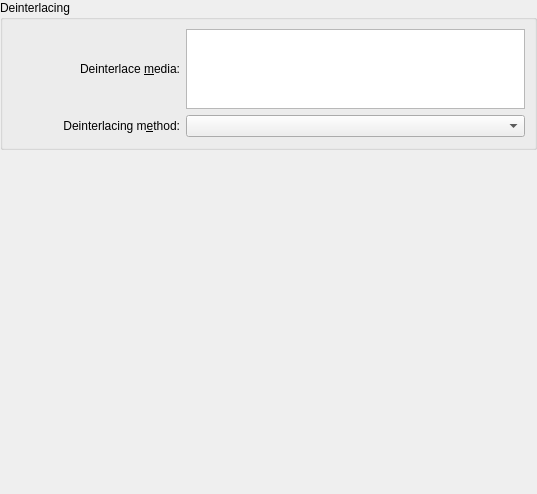
<ui version="4.0" >
 <author>Matthias Kretz &lt;kretz@kde.org</author>
 <class>XineOptions</class>
 <widget class="QWidget" name="XineOptions" >
  <property name="geometry" >
   <rect>
    <x>0</x>
    <y>0</y>
    <width>537</width>
    <height>494</height>
   </rect>
  </property>
  <layout class="QVBoxLayout" >
   <property name="margin" >
    <number>0</number>
   </property>
   <item>
    <widget class="QGroupBox" name="deinterlaceGroupBox" >
     <property name="title" >
      <string>Deinterlacing</string>
     </property>
     <layout class="QGridLayout" >
      <item row="0" column="0" >
       <widget class="QLabel" name="label" >
        <property name="text" >
         <string>Deinterlace &amp;media:</string>
        </property>
        <property name="alignment" >
         <set>Qt::AlignRight|Qt::AlignTrailing|Qt::AlignVCenter</set>
        </property>
        <property name="wordWrap" >
         <bool>true</bool>
        </property>
        <property name="buddy" >
         <cstring>deinterlaceMediaList</cstring>
        </property>
       </widget>
      </item>
      <item row="0" column="1" >
       <widget class="QListWidget" name="deinterlaceMediaList" >
        <property name="sizePolicy" >
         <sizepolicy vsizetype="Minimum" hsizetype="Expanding" >
          <horstretch>0</horstretch>
          <verstretch>0</verstretch>
         </sizepolicy>
        </property>
        <property name="maximumSize" >
         <size>
          <width>16777215</width>
          <height>80</height>
         </size>
        </property>
        <property name="selectionMode" >
         <enum>QAbstractItemView::NoSelection</enum>
        </property>
       </widget>
      </item>
      <item row="1" column="0" >
       <widget class="QLabel" name="label_2" >
        <property name="text" >
         <string>Deinterlacing m&amp;ethod:</string>
        </property>
        <property name="alignment" >
         <set>Qt::AlignRight|Qt::AlignTrailing|Qt::AlignVCenter</set>
        </property>
        <property name="wordWrap" >
         <bool>true</bool>
        </property>
        <property name="buddy" >
         <cstring>deinterlaceMethodBox</cstring>
        </property>
       </widget>
      </item>
      <item row="1" column="1" >
       <widget class="QComboBox" name="deinterlaceMethodBox" />
      </item>
      <item row="2" column="0" >
       <spacer>
        <property name="orientation" >
         <enum>Qt::Horizontal</enum>
        </property>
        <property name="sizeType" >
         <enum>QSizePolicy::Expanding</enum>
        </property>
        <property name="sizeHint" stdset="0" >
         <size>
          <width>230</width>
          <height>1</height>
         </size>
        </property>
       </spacer>
      </item>
      <item row="2" column="1" >
       <spacer>
        <property name="orientation" >
         <enum>Qt::Horizontal</enum>
        </property>
        <property name="sizeHint" stdset="0" >
         <size>
          <width>400</width>
          <height>1</height>
         </size>
        </property>
       </spacer>
      </item>
     </layout>
    </widget>
   </item>
   <item>
    <spacer>
     <property name="orientation" >
      <enum>Qt::Vertical</enum>
     </property>
     <property name="sizeType" >
      <enum>QSizePolicy::Expanding</enum>
     </property>
     <property name="sizeHint" stdset="0" >
      <size>
       <width>499</width>
       <height>51</height>
      </size>
     </property>
    </spacer>
   </item>
  </layout>
 </widget>
 <resources/>
 <connections/>
</ui>
